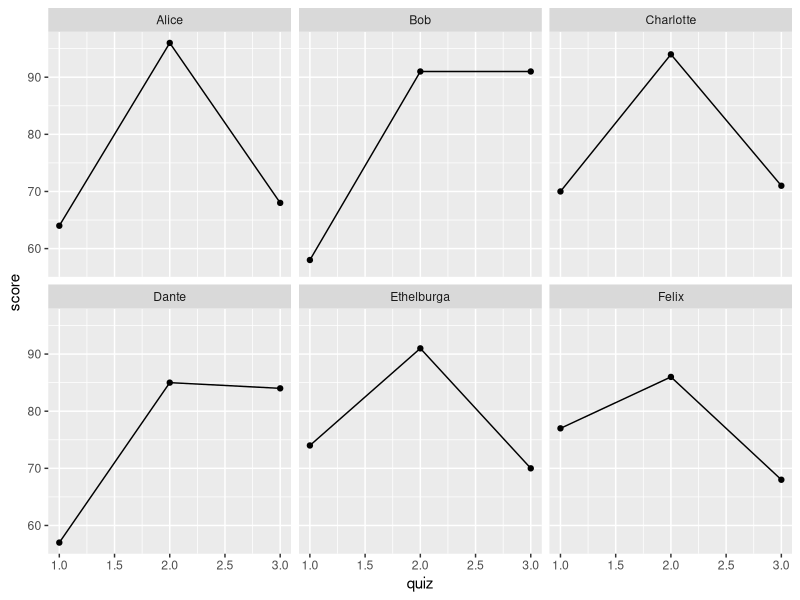
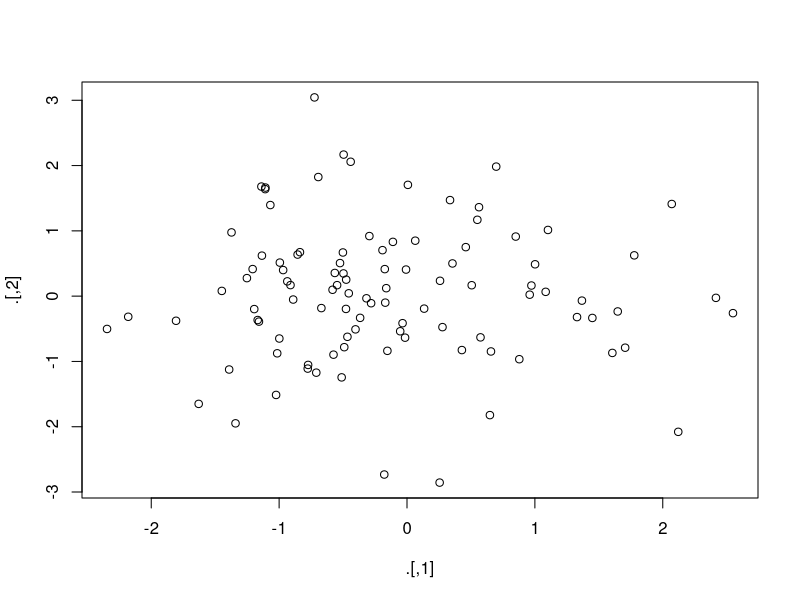

Generate these figures, in order, with R:
## ---- chunk 1
library(tidyverse)
set.seed(92815)

gradebook <- tibble(
  student_id = c(192297, 291857, 500286, 449192, 372152, 627561), 
  name = c('Alice', 'Bob', 'Charlotte', 'Dante', 'Ethelburga', 'Felix'),
  quiz1 = round(rnorm(6, 65, 15)),
  quiz2 = round(rnorm(6, 88, 5)),
  quiz3 = round(rnorm(6, 75, 10)),
  midterm1 = round(rnorm(6, 75, 10)),
  midterm2 = round(rnorm(6, 80, 8)), 
  final = round(rnorm(6, 78, 11))
)
gradebook
## ---- chunk 2
email_addresses <- tibble(
  student_id = c(101198, 192297, 372152, 918276, 291857), 
  email = c('unclejoe@whitehouse.gov', 'alice.liddell@chch.ox.ac.uk',
            'ethelburga@lyminge.org', 'mzuckerberg@gmail.com',
            'microsoftbob@hotmail.com')
)
email_addresses
## ---- chunk 3
left_join(gradebook, email_addresses) 
## ---- chunk 4
# Result contains students whose ids are in email_addresses. Those with ids
# in gradebook who are *not* in gradebook are dropped.
right_join(gradebook, email_addresses)
## ---- chunk 5
# Result contains everyone whose id appears in *either* dataset. This
# requires lots of padding out with missing values.
full_join(gradebook, email_addresses)
## ---- chunk 6
# Result contains only those whose id appears in *both* datasets. Everyone
# else is dropped.
inner_join(gradebook, email_addresses)
## ---- chunk 7
gradebook %>% 
  left_join(email_addresses)
## ---- chunk 8
email_addresses$name <- c('Joe', 'Alice', 'Ethelburga', 'Mark', 'Bob')
left_join(gradebook, email_addresses)
left_join(gradebook, email_addresses, by = 'student_id')
## ---- chunk 9
gradebook
## ---- chunk 10
gradebook %>%
  select(quiz1, quiz2, quiz3)
## ---- chunk 11
gradebook %>%
  select(starts_with('quiz'))
## ---- chunk 12
gradebook %>%
  select(ends_with('2'))

gradebook %>%
  select(contains('iz'))
## ---- chunk 13
gradebook %>%
  select(num_range('quiz', 2:3))
## ---- chunk 14
gradebook %>%
  select(where(is.numeric))
## ---- chunk 15
gradebook %>%
  select(ends_with('2'))
## ---- chunk 16
gradebook %>%
  select(contains('erm'))
## ---- chunk 17
starwars %>%
  select(where(is.character))

starwars %>%
  select(contains('_'))

starwars %>%
  select(ends_with('color') | where(is.numeric))
## ---- chunk 18
gradebook %>%
  summarize(quiz1_avg = mean(quiz1),  
            quiz2_avg = mean(quiz2),  
            quiz3_avg = mean(quiz3)) 
## ---- chunk 19
# The easy way!
gradebook %>%
  summarize(across(starts_with('quiz'), mean, .names = '{.col}_avg'))
## ---- chunk 20
zscore <- function(x) {
  (x - mean(x, na.rm = TRUE)) / sd(x, na.rm = TRUE)
}

gradebook %>%
  mutate(across(starts_with('quiz'), zscore, .names = '{.col}_zscore')) %>%
  select(ends_with('zscore'))
## ---- chunk 21
gradebook %>%
  mutate(across(starts_with('quiz'), 
                ~ (.x - mean(.x, na.rm = TRUE)) / sd(.x, na.rm = TRUE), 
                .names = '{.col}_zscore')) %>%
  select(ends_with('zscore'))
## ---- chunk 22
mean_var <- list(
  mean = ~ mean(.x, na.rm = TRUE),
  var = ~ var(.x, na.rm = TRUE)
)

gradebook %>%
  summarize(across(starts_with('midterm'), mean_var, .names = '{.col}_{.fn}'))
## ---- chunk 23
mean_var2  <- list(
  mean = function(x) mean(x, na.rm = TRUE),
  var = function(x) var(x, na.rm = TRUE)
)

gradebook %>%
  summarize(across(starts_with('midterm'), mean_var2, .names = '{.col}_{.fn}'))
## ---- chunk 24
names(mean_var)
names(mean_var2)
## ---- chunk 25
gradebook %>%
  summarize(across(starts_with('quiz'), sd, .names = '{.col}_sd'))
## ---- chunk 26
starwars %>%
  summarize(across(where(is.character), n_distinct, .names = 'n_{.col}s'))
## ---- chunk 27
starwars %>%
  group_by(homeworld) %>%
  filter(n() > 1) %>%
  summarize(across(c(sex, species, eye_color), n_distinct))
## ---- chunk 28
starwars %>%
  group_by(species) %>%
  filter(n() > 1) %>%
  summarize(across(where(is.numeric), ~ median(.x, na.rm = TRUE)))

starwars %>%
  filter(species == 'Kaminoan')
## ---- chunk 29
SD_IQR <- list(
  SD = ~ sd(.x, na.rm = TRUE),
  IQR = ~ IQR(.x, na.rm = TRUE)
)
starwars %>%
  summarize(across(where(is.numeric), SD_IQR, .names = '{.col}_{.fn}'))
## ---- chunk 30
drop1_avg <- function(scores){
# Calculate the mean of scores dropping the lowest value
  scores <- sort(scores)
  highest_scores <- scores[-1]
  mean(highest_scores)
}

# Test that it works as expected
all.equal(drop1_avg(c(95, 83, 91)),  mean(c(95, 91)))
## ---- chunk 31
gradebook %>%
  mutate(quiz_avg = drop1_avg(c(quiz1, quiz2, quiz3))) %>%
  select(name, quiz_avg)
## ---- chunk 32
starwars %>%
  group_by(gender) %>%
  summarize(avg_height = mean(height, na.rm = TRUE))
## ---- chunk 33
gradebook %>%
  rowwise() %>%
  mutate(quiz_avg = drop1_avg(c(quiz1, quiz2, quiz3))) %>%
  select(name, quiz_avg)
## ---- chunk 34
gradebook %>%
  rowwise() %>%
  mutate(quiz_avg = drop1_avg(c_across(starts_with('quiz')))) %>%
  select(name, quiz_avg)
## ---- chunk 35
gradebook %>%
  mutate(quiz_avg = rowMeans(across(starts_with('quiz')))) %>%
  select(name, quiz_avg)
## ---- chunk 36
gradebook %>%
  rowwise() %>%
  mutate(quiz_avg = drop1_avg(c_across(starts_with('quiz')))) %>%
  summarize(mean(quiz_avg), mean(final))
## ---- chunk 37
gradebook %>%
  rowwise() %>%
  mutate(quiz_avg = drop1_avg(c_across(starts_with('quiz')))) %>%
  ungroup() %>%
  summarize(mean(quiz_avg), mean(final))
## ---- chunk 38
gradebook %>%
  rowwise() %>%
  mutate(quiz_max = max(c_across(starts_with('quiz')))) %>%
  ungroup() %>%
  select(student_id, name, quiz_max)
## ---- chunk 39
gradebook %>% 
  pivot_longer(starts_with('quiz'), names_to = 'quiz', values_to = 'score') %>%
  select(student_id, name, quiz, score)
## ---- chunk 40
gradebook %>% 
  pivot_longer(starts_with('quiz'), 
               names_to = 'quiz', 
               names_prefix = 'quiz',
               values_to = 'score') %>%
  select(student_id, name, quiz, score)
## ---- chunk 41
gradebook %>% 
  pivot_longer(starts_with('quiz'), 
               names_to = 'quiz', 
               names_prefix = 'quiz',
               names_transform = list(quiz = as.numeric),
               values_to = 'score') %>%
  select(student_id, name, quiz, score)
## ---- chunk 42
gradebook %>% 
  pivot_longer(starts_with('quiz'), 
               names_to = 'quiz', 
               names_prefix = 'quiz',
               names_transform = list(quiz = as.numeric),
               values_to = 'score') %>%
  select(student_id, name, quiz, score) %>%
  ggplot(aes(x = quiz, y = score)) +
  geom_line() +
  geom_point() +
  facet_wrap(~ name)
## ---- chunk 43
quiz_scores <- gradebook %>% 
  pivot_longer(starts_with('quiz'), 
               names_to = 'quiz', 
               names_prefix = 'quiz',
               names_transform = list(quiz = as.numeric),
               values_to = 'score') %>% 
  select(student_id, name, quiz, score)
## ---- chunk 44
exam_scores <- gradebook %>%
  select(student_id, name, midterm1, midterm2, final)

exam_scores
## ---- chunk 45
quiz_scores %>%
  pivot_wider(names_from = quiz, names_prefix = 'quiz', values_from = score)
## ---- chunk 46
quiz_scores %>%
  pivot_wider(names_from = quiz, values_from = score)
## ---- chunk 47
billboard
billboard %>% pivot_longer(cols = starts_with('wk'),
                           names_to = 'week', 
                           values_to = 'rank')
## ---- chunk 48
# A full join ensures that we end up with a row for any student who appears in
# *either* exam_scores or the pivoted version of quiz_scores.
quiz_scores %>%
  pivot_wider(names_from = quiz, names_prefix = 'quiz', values_from = score) %>%
  full_join(exam_scores)
## ---- chunk 49
gradebook %>% 
  pivot_longer(starts_with('quiz'), names_to = 'quiz', values_to = 'score') %>%
  group_by(name) %>%
  mutate(quiz_avg = drop1_avg(score)) %>%
  pivot_wider(names_from = 'quiz', values_from = 'score')
## ---- chunk 50
x <- c(1, 2, 3, NA, 4, 5)
mean(x, na.rm = TRUE)
TRUE %>% mean(x, na.rm = .)
## ---- chunk 51
trigonometry_pipeline <- . %>%
  sin() %>%
  cos() %>%
  tan()
x <- c(-pi, 0, pi)
y <- c(-0.5 * pi, 0.5 * pi)
trigonometry_pipeline(x)
trigonometry_pipeline(y)
## ---- chunk 52
library(magrittr)
## ---- chunk 53
(gradebook$quiz1 + gradebook$quiz2 + gradebook$quiz3) / 3

with(gradebook, (quiz1 + quiz2 + quiz3) / 3)

gradebook %$%
  (quiz1 + quiz2 + quiz3) / 3
## ---- chunk 54
set.seed(1234)
rnorm(200) %>%
  matrix(ncol = 2) %T>%
  plot() %>%
  colSums()
## ---- chunk 55
x <- 1:5
x %>% mean()
x |> mean()
## ---- chunk 56
x <- c(5, 2, NA, 6, 9)
TRUE %>%
  mean(x, na.rm = .)

TRUE |> 
  mean(x, na.rm = _)
